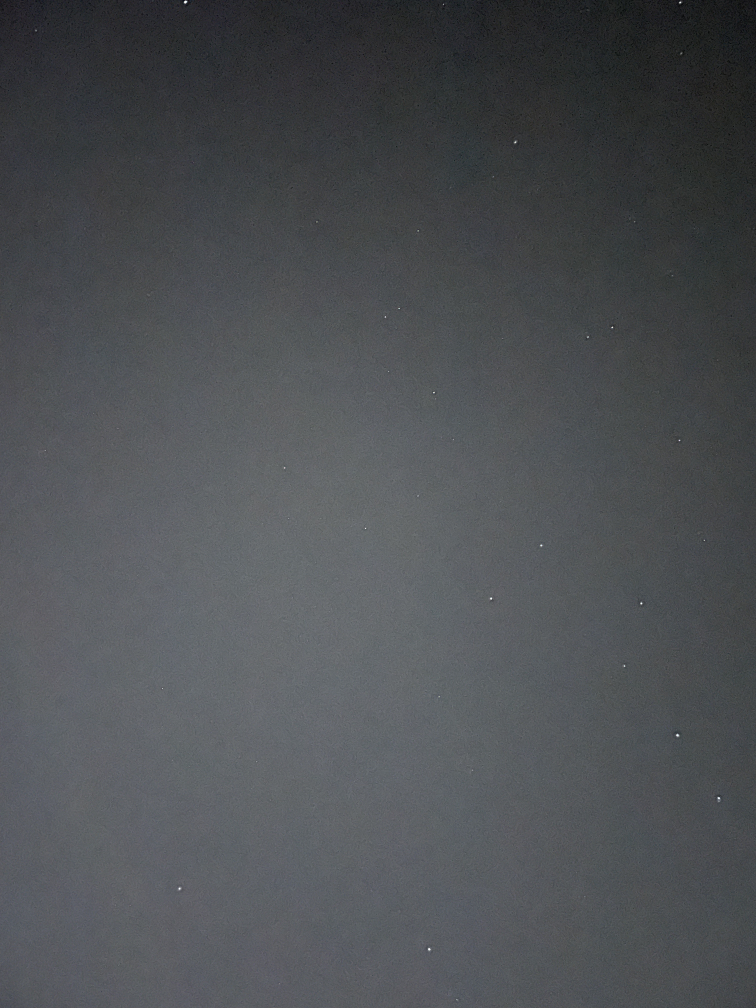
#> input picture imgs/fr1.jpg, 3024 x 4032 px (shown at 1/4 size)
$ python star_finder.py
#> lines starting #> are read from the running program, lines starting #| are printed output that depends on the picture
import numpy as np
import cv2
from PIL import Image
from pillow_heif import register_heif_opener


# main runing function
def get_stars(image: np.ndarray, size: tuple, threshold=127):
    circles = cv2.HoughCircles(image, cv2.HOUGH_GRADIENT, 2, 20,
                               param1=250, param2=1, minRadius=2, maxRadius=6)

    # no need for more that 20 star, try to reduce the number
    desired_size = 20
    length = len(circles[0, :])
    if length > desired_size:
        for t in range(1, 6):
            circles = cv2.HoughCircles(image, cv2.HOUGH_GRADIENT, 1, 20,
                                       param1=250, param2=t, minRadius=2, maxRadius=6)
            length = len(circles[0, :])
            if length < desired_size:
                break

    if circles is None:
        return []
    circles = np.uint16(np.around(circles))
    circles_cordinates = []
    for i in circles[0, :]:
        if i[0] < size[0] and i[1] < size[1]:
            circles_cordinates.append(
                (int(i[0]), int(i[1]), i[2] + 5,  int(image[i[0], i[1]])))

    return circles_cordinates


def save_stars_coordinates(output_path , stars):
    with open(output_path, "w") as f:
        f.write(f"x y r b\n")
        for star in stars:
            f.write(f"{star[0]} , {star[1]} , {star[2]} , {star[3]}\n")


# run main function
if __name__ == '__main__':
    register_heif_opener()
#> (this line was passed over: pillow_heif is not available in this run)

    path1 = './imgs/fr1.jpg'
    # path1 = './imgs/ST_db1.png'
    path2 = './imgs/ST_db2.png'
    # path1 = './imgs/1.jpg'
    # path2 = './imgs/2.jpg'
    size = (600, 600)

    img1 = np.array(Image.open(path1).resize(size))
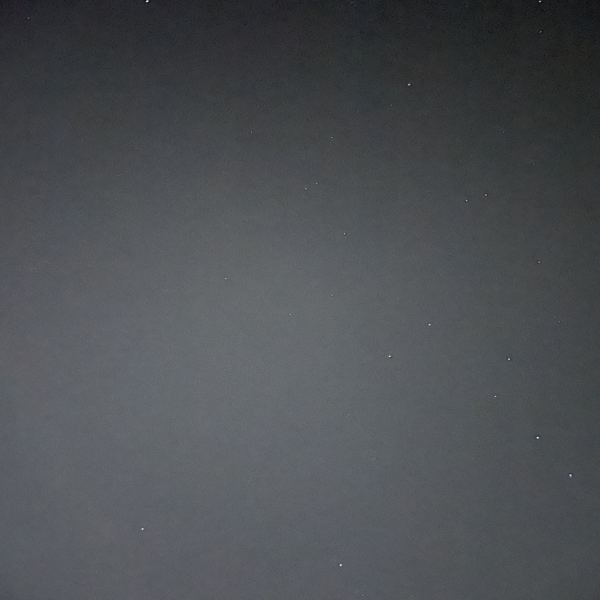
#> img1: shape (600, 600, 3); mean R, G, B 77, 79.9, 83.2
    img2 = np.array(Image.open(path2).resize(size))
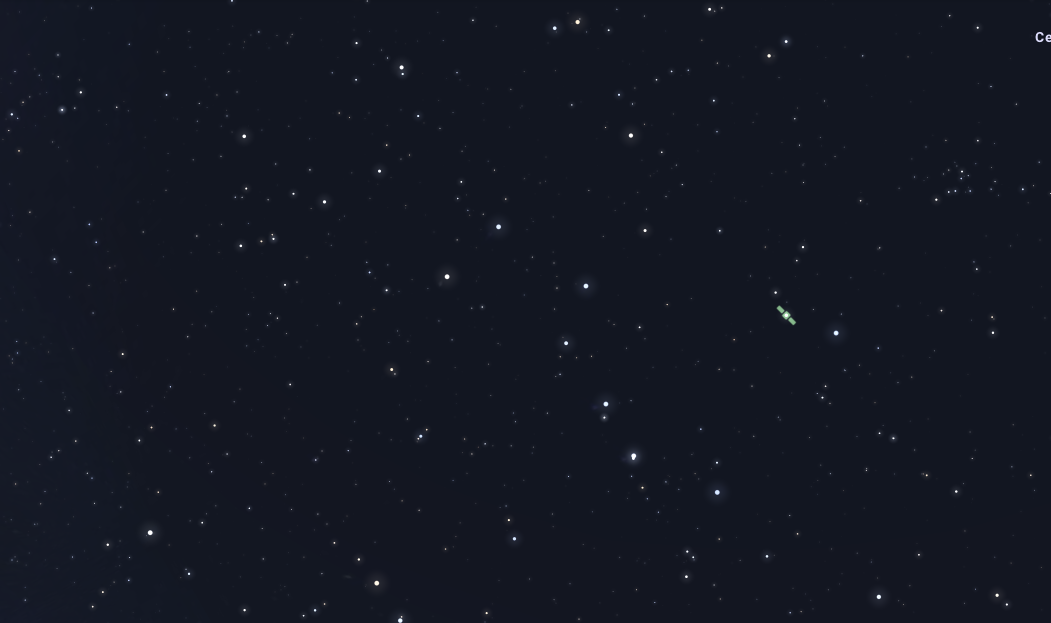
#> input picture imgs/ST_db2.png, 2102 x 1246 px (shown at 1/2 size)
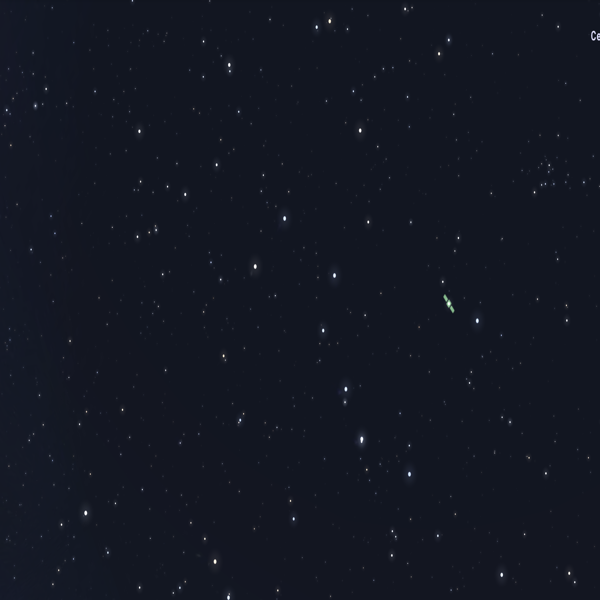
#> img2: shape (600, 600, 4); mean R, G, B, A 19.1, 23, 34.2, 255

    img1_gray = cv2.cvtColor(img1, cv2.COLOR_BGR2GRAY)
    img2_gray = cv2.cvtColor(img2, cv2.COLOR_BGR2GRAY)

    stars1 = get_stars(img1_gray, size)
#> in get_stars, `circles = cv2.HoughCircles(image, cv2.HOUGH_GRADIENT, 2, 20, param1=25..`: circles = 16 rows, first 8: [385, 353, 4.8], [465, 195, 4.8], [537, 5, 4.8], [571, 471, 4.4], [145, 531, 4], [303, 185, 4], [407, 87, 4], [537, 29, 4]
#> in get_stars, `length = len(circles[0, :])`: length = 16
#> in get_stars, `circles = np.uint16(np.around(circles))`: circles = 16 rows, first 8: [385, 353, 5], [465, 195, 5], [537, 5, 5], [571, 471, 4], [145, 531, 4], [303, 185, 4], [407, 87, 4], [537, 29, 4]
#> the loop in get_stars, `for i in circles[0, :]:` made 16 passes
#> i on passes 1 to 12: [385, 353, 5], [465, 195, 5], [537, 5, 5], [571, 471, 4], [145, 531, 4], [303, 185, 4], [407, 87, 4], [537, 29, 4], [343, 563, 3], [151, 3, 5], [535, 433, 5], [541, 257, 5]
#> after the loop in get_stars, `for i in circles[0, :]:`: circles_cordinates = 16 items, first 6: (385, 353, 10, 105), (465, 195, 10, 101), (537, 5, 10, 94), (571, 471, 9, 82), (145, 531, 9, 55), (303, 185, 9, 105)
#> stars1 has the same summary as circles_cordinates in get_stars
    stars2 = get_stars(img2_gray, size)
#> in get_stars (call 2), `circles = cv2.HoughCircles(image, cv2.HOUGH_GRADIENT, 2, 20, param1=25..`: circles = 148 rows, first 8: [449, 309, 4.4], [595, 35, 2.7], [151, 227, 4.8], [39, 107, 4.8], [233, 67, 4.8], [387, 67, 4.8], [545, 187, 4.8], [181, 583, 4.8]
#> the loop in get_stars (call 2), `for t in range(1, 6):` made 3 passes
#> length on passes 1 to 3: 131, 35, 19
#> in get_stars (call 2), `circles = np.uint16(np.around(circles))`: circles = 19 rows, first 8: [448, 302, 2], [594, 32, 2], [38, 106, 4], [496, 452, 3], [214, 562, 2], [236, 420, 4], [232, 68, 4], [156, 226, 3]
#> the loop in get_stars (call 2), `for i in circles[0, :]:` made 19 passes
#> i on passes 1 to 12: [448, 302, 2], [594, 32, 2], [38, 106, 4], [496, 452, 3], [214, 562, 2], [236, 420, 4], [232, 68, 4], [156, 226, 3], [346, 388, 2], [178, 590, 4], [366, 440, 4], [230, 598, 3]
#> stars2 = 19 items, first 6: (448, 302, 7, 25), (594, 32, 7, 28), (38, 106, 9, 25), (496, 452, 8, 25), (214, 562, 7, 25), (236, 420, 9, 25)

    # draw the outer circle
    for i in stars1:
        img1 = cv2.circle(img1, (i[0], i[1]), i[2], (255, 0, 255), 1, 0)
#> this loop made 16 passes
#> i on passes 1 to 12: (385, 353, 10, 105), (465, 195, 10, 101), (537, 5, 10, 94), (571, 471, 9, 82), (145, 531, 9, 55), (303, 185, 9, 105), (407, 87, 9, 101), (537, 29, 9, 95), (343, 563, 8, 71), (151, 3, 10, 67), (535, 433, 10, 90), (541, 257, 10, 93)
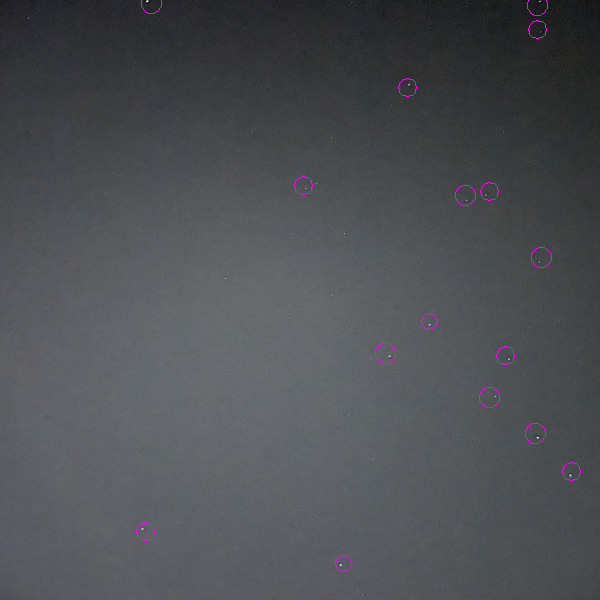
#> img1: shape (600, 600, 3); mean R, G, B 77.4, 79.7, 83.6

    for i in stars2:
        img2 = cv2.circle(img2, (i[0], i[1]), i[2], (255, 0, 255), 1, 0)
#> this loop made 19 passes
#> i on passes 1 to 12: (448, 302, 7, 25), (594, 32, 7, 28), (38, 106, 9, 25), (496, 452, 8, 25), (214, 562, 7, 25), (236, 420, 9, 25), (232, 68, 9, 25), (156, 226, 8, 25), (346, 388, 7, 25), (178, 590, 9, 57), (366, 440, 9, 25), (230, 598, 8, 25)
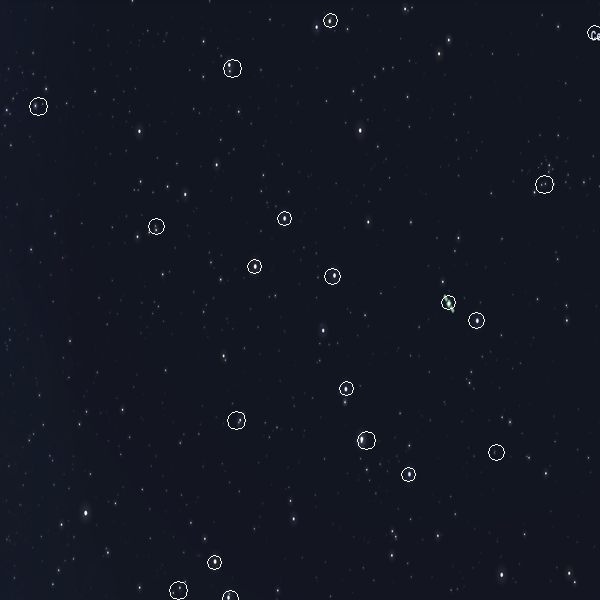
#> img2: shape (600, 600, 4); mean R, G, B, A 19.6, 22.9, 34.7, 254.4; transparent parts drawn white

    cv2.imshow('detected circles 1', img1)
    cv2.imshow('detected circles 2', img2)
    cv2.waitKey(0)
    cv2.destroyAllWindows()
